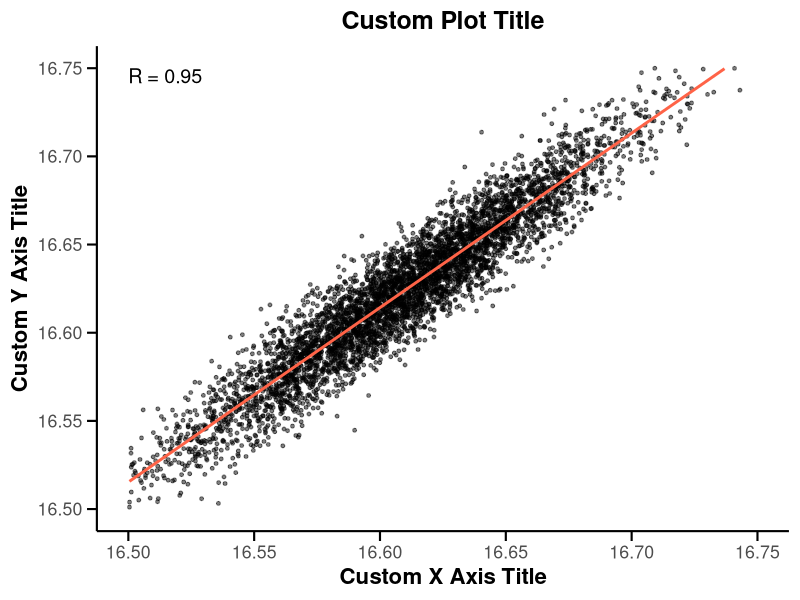
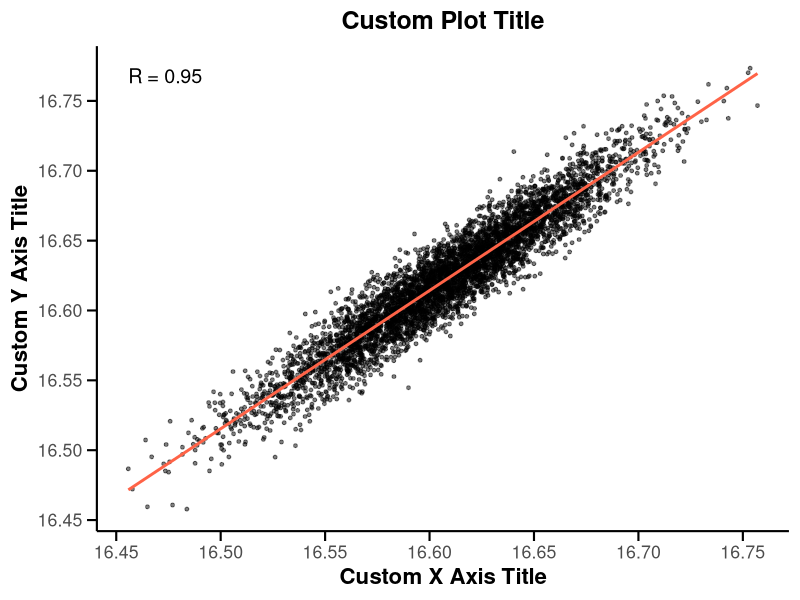

The R source for these figures, in order:
# Scatter Plotting Function with Customizable Settings
# This script provides a function for generating a scatter plot with a
# regression line and correlation coefficient.
# It includes customizable axis titles, plot title, axis limits, and breaks for enhanced flexibility.
# Example code is provided at the end to help newcomers, but it won't run when the script is sourced.

# Install and load packages
library(ggplot2)
library(ggsci)
library(scales)

# Scatter Plot Function
# This function plots the scatter plot with a regression line and the Pearson
# correlation coefficient (R value).
# Arguments:
#   - data: Data frame containing the variables Sample1 and Sample2 for plotting.
#   - x_title: X-axis label (default: "Sample 1 (Log2 Abundance)").
#   - y_title: Y-axis label (default: "Sample 2 (Log2 Abundance)").
#   - plot_title: Main title for the plot (default: "Correlation of Log2 Abundances").
#   - output_file: Name of the output PNG file (default: "scatter_plot.png").
#   - range.x: X-axis limits (default: automatically determined from data).
#   - range.y: Y-axis limits (default: automatically determined from data).
#   - breaks.x: Break points for the X-axis (default: automatically determined from range.x).
#   - breaks.y: Break points for the Y-axis (default: automatically determined from range.y).
plot_scatter_with_Rvalue <- function(data,
                                     x_title = "Sample 1 (Log2 Abundance)",
                                     y_title = "Sample 2 (Log2 Abundance)",
                                     plot_title = "Correlation of Log2 Abundances",
                                     output_file = "scatter_plot.png",
                                     range.x = NULL,
                                     range.y = NULL,
                                     breaks.x = NULL,
                                     breaks.y = NULL) {
  # Calculate correlation coefficient (R value)
  correlation <- cor(data$Sample1, data$Sample2)
  
  # Set axis limits based on data if not provided
  if (is.null(range.x))
    range.x <- range(data$Sample1)
  if (is.null(range.y))
    range.y <- range(data$Sample2)
  
  # Set axis breaks based on limits if not provided
  if (is.null(breaks.x))
    breaks.x <- pretty(range.x)
  if (is.null(breaks.y))
    breaks.y <- pretty(range.y)
  
  # Create scatter plot
  p <- ggplot(data, aes(x = Sample1, y = Sample2)) +
    geom_point(color = "black",
               size = 1,
               alpha = 0.5) +  # Points with transparency
    geom_smooth(method = "lm",
                color = "#FF6347",
                se = FALSE) +  # Regression line
    annotate(
      "text",
      x = min(range.x),
      y = max(range.y),
      label = paste("R =", round(correlation, 2)),
      hjust = 0,
      vjust = 1,
      size = 5
    ) +
    theme_minimal(base_size = 16) +
    theme(
      axis.title.x = element_text(size = 16, face = "bold"),
      axis.title.y = element_text(size = 16, face = "bold"),
      plot.title = element_text(
        size = 18,
        face = "bold",
        hjust = 0.5
      ),
      panel.grid = element_blank(),
      axis.line = element_line(color = "black"),
      axis.ticks = element_line(color = "black"),
      axis.ticks.length = unit(0.25, "cm")
    ) +
    labs(title = plot_title, x = x_title, y = y_title) +
    scale_x_continuous(limits = range.x, breaks = breaks.x) +
    scale_y_continuous(limits = range.y, breaks = breaks.y)
  
  # Save plot
  ggsave(
    output_file,
    plot = p,
    width = 8,
    height = 6,
    dpi = 300
  )
  
  message(paste("Plot saved as", output_file))
}

# Example code to test the function
# Uncomment the following block to run an example plot

# Example Code:
# Simulate data and generate scatter plot
# Example 1: manually set axis limits and breaks
# Example 2: automatically set axis limits and breaks
set.seed(42)
sample_size <- 5000
sample1_abundance <- rnorm(sample_size, mean = 100000, sd = 3000)
sample2_abundance <- sample1_abundance + rnorm(sample_size, mean = 1000, sd = 1000)
log2_sample1 <- log2(sample1_abundance)
log2_sample2 <- log2(sample2_abundance)
data <- data.frame(Sample1 = log2_sample1, Sample2 = log2_sample2)
plot_scatter_with_Rvalue(
  data,
  range.x = c(16.5, 16.75),
  range.y = c(16.5, 16.75),
  breaks.x = seq(16.5, 16.75, 0.05),
  breaks.y = seq(16.5, 16.75, 0.05),
  x_title = "Custom X Axis Title",
  y_title = "Custom Y Axis Title",
  plot_title = "Custom Plot Title",
  output_file = "scatter_plot_manual_limits.png"
)
plot_scatter_with_Rvalue(
  data,
  x_title = "Custom X Axis Title",
  y_title = "Custom Y Axis Title",
  plot_title = "Custom Plot Title",
  output_file = "scatter_plot_auto_limits.png"
)